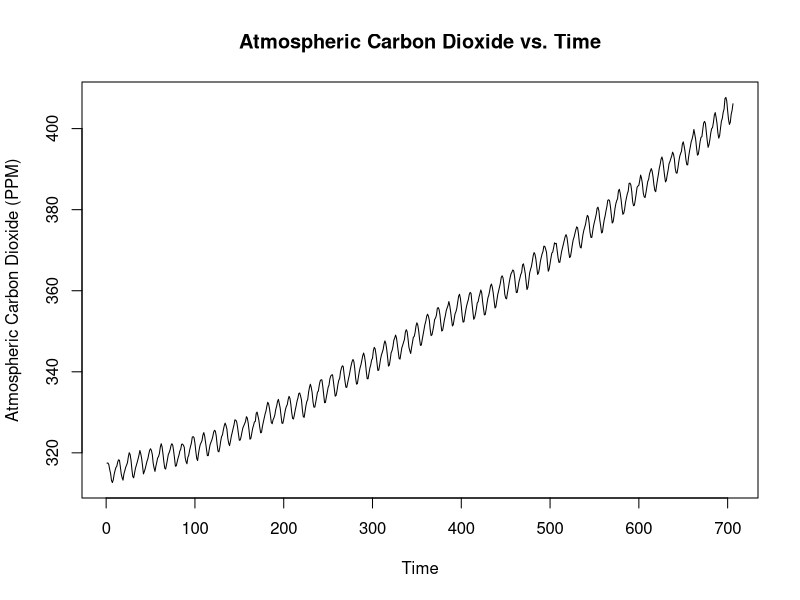
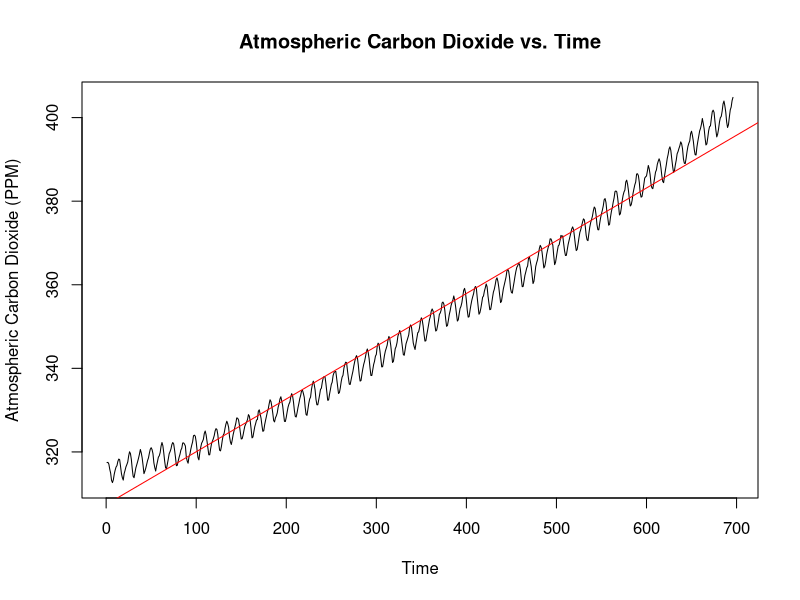
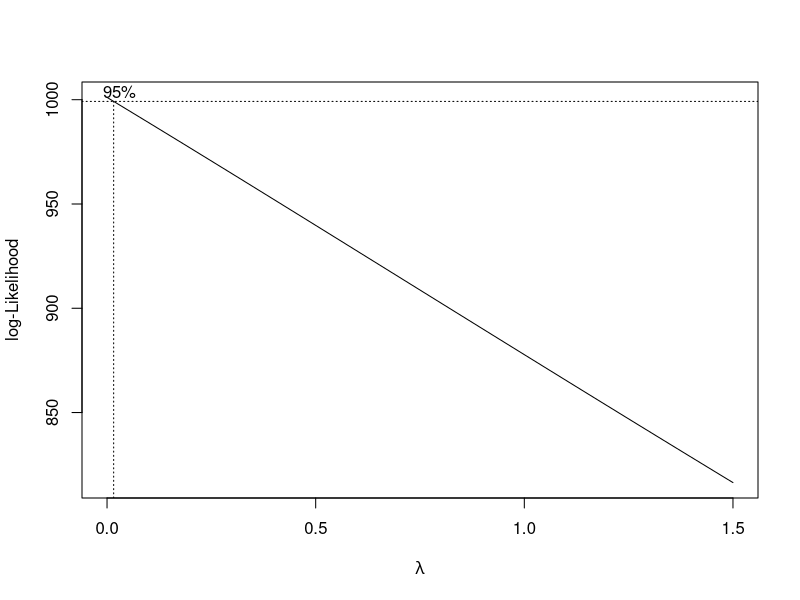
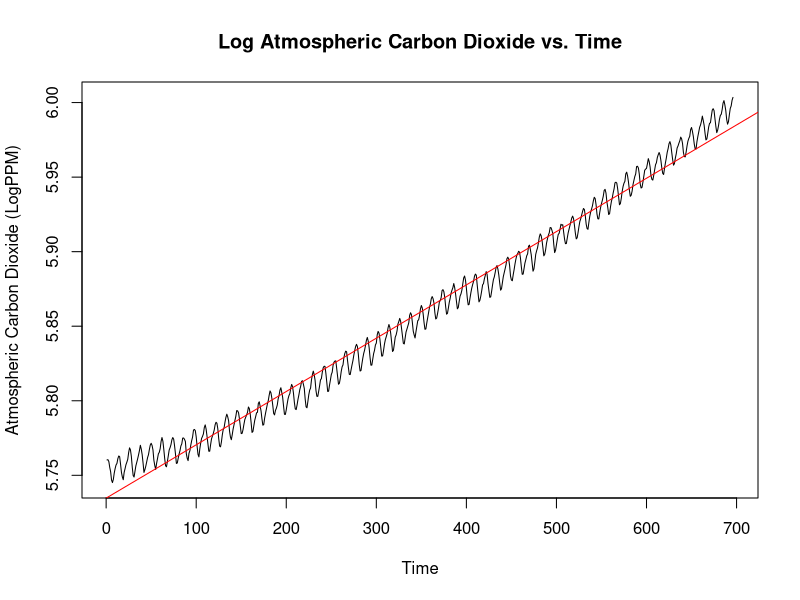
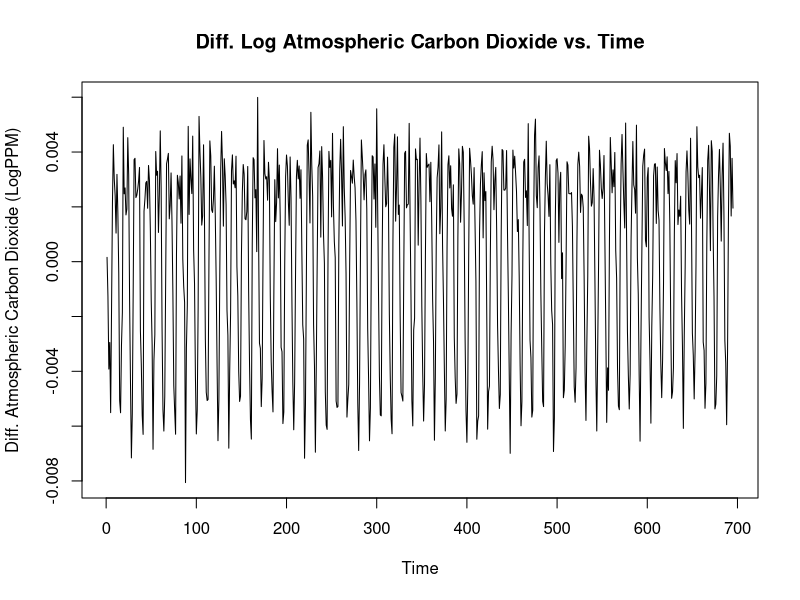
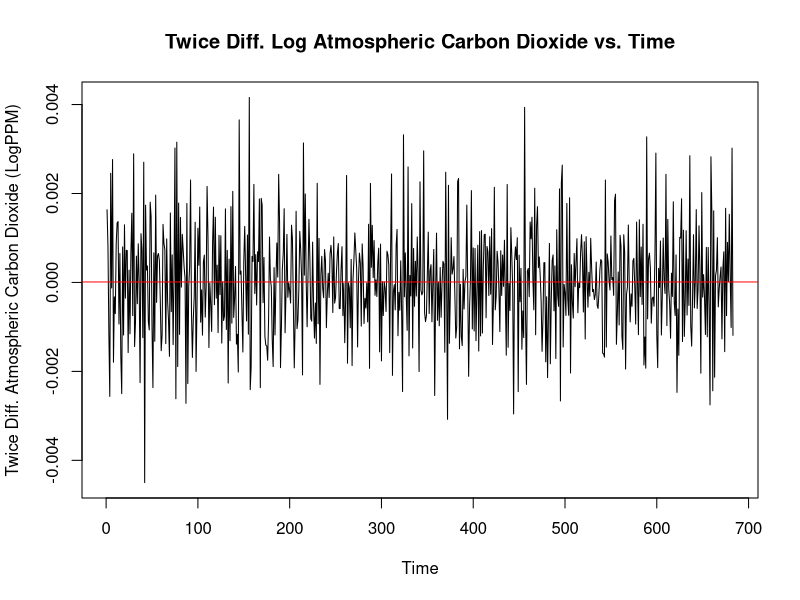
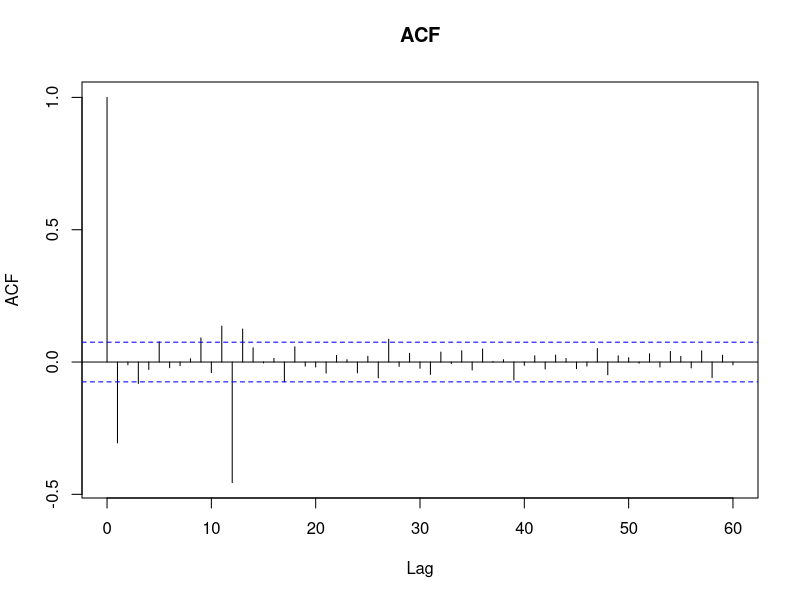
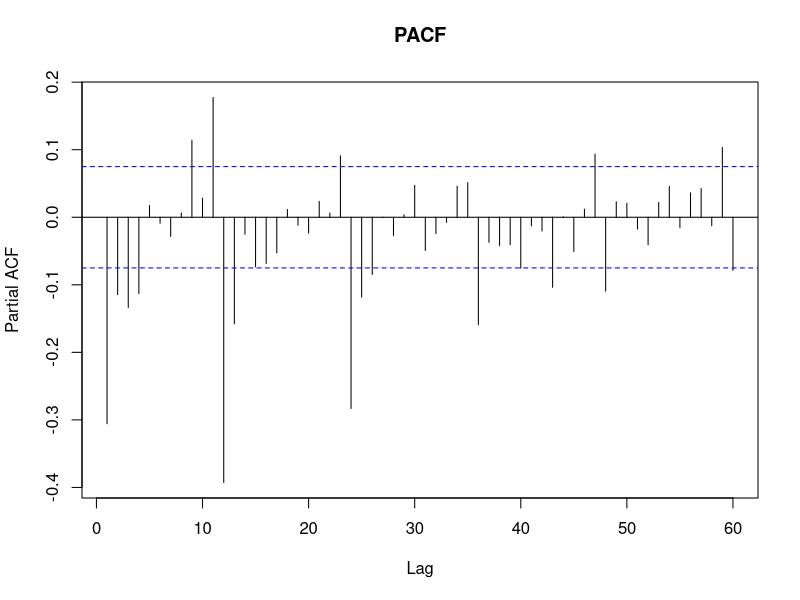

These figures' R source, in order:
## ---- chunk 1
ts <- read.table("c02.txt", skip = 3, header = F, sep = "")

# Remove exraneous featurs
ts <- ts$V5

plot.ts(ts, ylab = "Atmospheric Carbon Dioxide (PPM)", main = "Atmospheric Carbon Dioxide vs. Time")
## ---- chunk 2
ts <- ifelse(ts == -99.99, NA, ts)
orig <- ts

next10 <- orig[697:706]

# Convert vector to time series object
ts <- as.ts(ts, start=c(1958,3), frequency=12)
ts <- ts[1:696]
## ---- chunk 3
linMod <- lm(ts~as.numeric(1:length(ts)))
plot.ts(ts, ylab = "Atmospheric Carbon Dioxide (PPM)", main = "Atmospheric Carbon Dioxide vs. Time")
abline(linMod, col = "red")
## ---- chunk 4
library(MASS)
bcTransform <- boxcox(ts~as.numeric(1:length(ts)), lambda = seq(0,1.5,1/10))
trans <- bcTransform$x[which.max(bcTransform$y)]
## ---- chunk 5
ts.log <- log(ts)
linMod2 <- lm(ts.log~as.numeric(1:length(ts.log)))
plot.ts(ts.log, ylab = "Atmospheric Carbon Dioxide (LogPPM)", main = "Log Atmospheric Carbon Dioxide vs. Time")
abline(linMod2, col = "red")
## ---- chunk 6
ts.log.1 <- diff(ts.log,1)
plot.ts(ts.log.1, ylab = "Diff. Atmospheric Carbon Dioxide (LogPPM)", main = "Diff. Log Atmospheric Carbon Dioxide vs. Time")
var.ts.log <- var(ts.log, na.rm = T)
var.ts.log.1 <- var(ts.log.1, na.rm =T)
## ---- chunk 7
ts.log.1.12 <- diff(ts.log.1,12)
plot.ts(ts.log.1.12, ylab = "Twice Diff. Atmospheric Carbon Dioxide (LogPPM)", main = "Twice Diff. Log Atmospheric Carbon Dioxide vs. Time")
abline(h=mean(ts.log.1.12, na.rm = T), col = "red")
var.ts.log.1.12 <- var(ts.log.1.12, na.rm =T)
## ---- chunk 8
library(tseries)
kpss.test(ts.log.1.12)
## ---- chunk 9
acf <- acf(ts.log.1.12, type = "correlation", plot = T, na.action = na.pass, lag.max=12*5, main ="ACF")
## ---- chunk 10
pacf <- acf(ts.log.1.12, type = "partial", plot = T, na.action = na.pass, lag.max=12*5, main = "PACF")
## ---- chunk 11
library(forecast)
model1 <- Arima(ts.log, order = c(0,1,1), seasonal = list(order = c(0,1,1), period = 12))
model2 <- Arima(ts.log, order = c(4,1,0), seasonal = list(order = c(0,1,1), period = 12))
## ---- chunk 12
plot(model1$residuals, main="Model 1 Residuals")
## ---- chunk 13
shapiro.test(model1$residuals)
shapiro.test(model1$residuals[14:706])
## ---- chunk 14
hist(model1$residuals, xlim = c(-0.005,0.005), main = "Model 1 Residuals", breaks = 50)
## ---- chunk 15
qqnorm(model1$residuals)
qqline(model1$residuals)
## ---- chunk 16
paste("Box-Pierce")
Box.test(model1$residuals, lag = 26, type = "Box-Pierce", fitdf=2)
paste("Ljung-Box")
Box.test(model1$residuals, lag = 26, type = "Ljung-Box", fitdf=2)
paste("McLeod-Li")
Box.test((model1$residuals)^2, lag=26-2, type="Ljung-Box")
## ---- chunk 17
acf(model1$residuals, na.action=na.pass, main = "ACF of Residuals")
pacf(model1$residuals, na.action = na.pass, main = "PACF of Residuals")
## ---- chunk 18
plot(model2$residuals, main="Model 2 Residuals")
## ---- chunk 19
shapiro.test(model2$residuals)
shapiro.test(model2$residuals[14:706])
## ---- chunk 20
hist(model2$residuals, xlim = c(-0.005,0.005), main = "Model 2 Residuals", breaks = 50)
## ---- chunk 21
qqnorm(model2$residuals)
qqline(model2$residuals)
## ---- chunk 22
paste("Box-Pierce")
Box.test(model2$residuals, lag = 26, type = "Box-Pierce", fitdf=5)
paste("Ljung-Box")
Box.test(model2$residuals, lag = 26, type = "Ljung-Box", fitdf=5)
paste("McLeod-Li")
Box.test((model2$residuals)^2, lag=26-5, type="Ljung-Box")
## ---- chunk 23
acf(model2$residuals, na.action=na.pass, main = "ACF of Residuals")
pacf(model2$residuals, na.action = na.pass, main = "PACF of Residuals")
## ---- chunk 24
pred <- predict(model1, n.ahead = 10)
pred.orig <- exp(pred$pred)
pred.se <- exp(pred$pred)*pred$pred*pred$se

plot.ts(orig, xlim = c(680,length(orig)+10), ylim = c(380,420), ylab = "Atmospheric CO2 Concentration", main = "Atmospheric CO2 Concentration with Forecasts")
points((length(orig)+1):(length(orig)+10),pred.orig, col="red")
points((length(orig)+1):(length(orig)+10),next10, pch = "*")
lines((length(orig)+1):(length(orig)+10),pred.orig+1.96*pred.se,lty=2, col="blue") 
lines((length(orig)+1):(length(orig)+10),pred.orig-1.96*pred.se,lty=2, col="blue")
